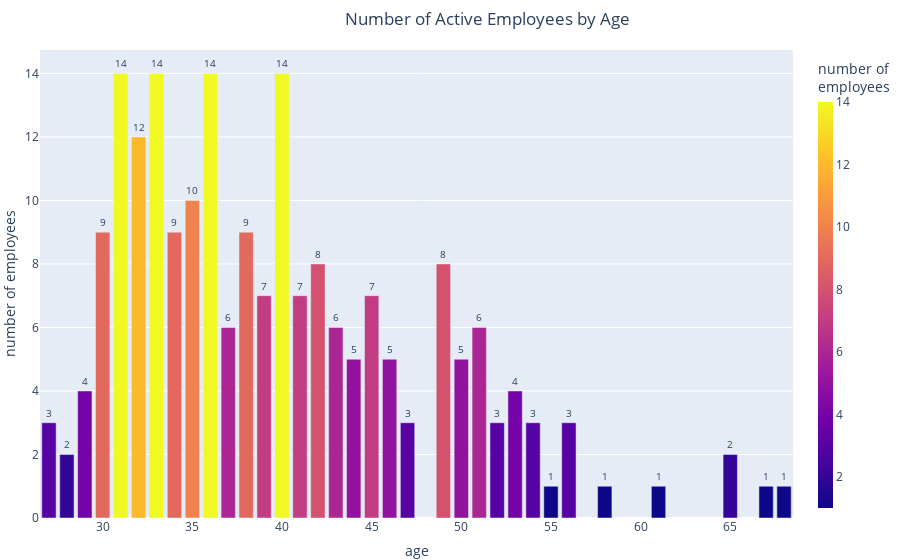

Notebook code for this chart:
### Markdown cell above
### About the employees by age

### Code cell
fig = px.bar(df_active.groupby('Age').Age.count(),
             color=df_active.groupby('Age').Age.count(), 
             text=df_active.groupby('Age').Age.count(),
             title='Number of Active Employees by Age',
             labels={'color':'number of<br>employees',
                     'value':'number of employees', 
                     'index': 'age'})

fig.update_traces(textfont_size=10, textangle=0, 
                  textposition='outside',
                  hovertemplate = 'age : %{x}<br>number of employees : %{y}') 

fig.update_layout(title_x=0.7, 
                  coloraxis_colorbar_thickness=15,
                  margin=dict(t=50, l=0, r=0, b=0))

fig

### Figure 1 — Plotly figure (JSON) as saved in the notebook; plotly's stock layout.template omitted (floating-point values rounded to 4 significant figures)
{"data": [{"alignmentgroup": "True", "hovertemplate": "age : %{x}<br>number of employees : %{y}", "legendgroup": "", "marker": {"color": [3, 2, 4, 9, 14, 12, 14, 9, 10, 14, 6, 9, 7, 14, 7, 8, 6, 5, 7, 5, 3, 8, 5, 6, 3, 4, 3, 1, 3, 1, 1, 2, 1, 1], "coloraxis": "coloraxis", "pattern": {"shape": ""}}, "name": "", "offsetgroup": "", "orientation": "v", "showlegend": false, "text": [3, 2, 4, 9, 14, 12, 14, 9, 10, 14, 6, 9, 7, 14, 7, 8, 6, 5, 7, 5, 3, 8, 5, 6, 3, 4, 3, 1, 3, 1, 1, 2, 1, 1], "textangle": 0, "textfont": {"size": 10}, "textposition": "outside", "type": "bar", "x": [27, 28, 29, 30, 31, 32, 33, 34, 35, 36, 37, 38, 39, 40, 41, 42, 43, 44, 45, 46, 47, 49, 50, 51, 52, 53, 54, 55, 56, 58, 61, 65, 67, 68], "xaxis": "x", "y": [3, 2, 4, 9, 14, 12, 14, 9, 10, 14, 6, 9, 7, 14, 7, 8, 6, 5, 7, 5, 3, 8, 5, 6, 3, 4, 3, 1, 3, 1, 1, 2, 1, 1], "yaxis": "y"}], "layout": {"barmode": "relative", "coloraxis": {"colorbar": {"thickness": 15, "title": {"text": "number of<br>employees"}}, "colorscale": [[0, "#0d0887"], [0.1111, "#46039f"], [0.2222, "#7201a8"], [0.3333, "#9c179e"], [0.4444, "#bd3786"], [0.5556, "#d8576b"], [0.6667, "#ed7953"], [0.7778, "#fb9f3a"], [0.8889, "#fdca26"], [1, "#f0f921"]]}, "legend": {"tracegroupgap": 0}, "margin": {"b": 0, "l": 0, "r": 0, "t": 50}, "title": {"text": "Number of Active Employees by Age", "x": 0.7}, "xaxis": {"anchor": "y", "domain": [0, 1], "title": {"text": "age"}}, "yaxis": {"anchor": "x", "domain": [0, 1], "title": {"text": "number of employees"}}}}
